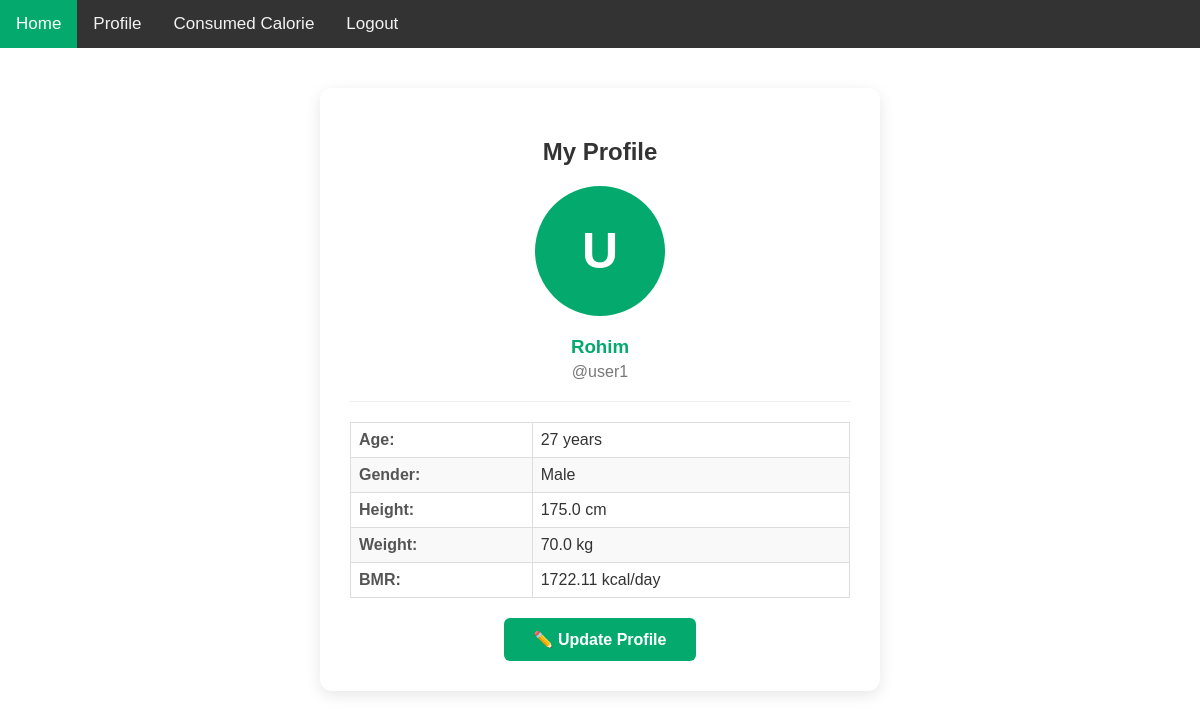
/profile/ (signed in), run on the app's committed database.
### caleory_app/models.py (models this page shows, shortened)
class ProfileModel(models.Model):
    GENDER_TYPES = [
        ('Male','Male'),
        ('Female','Female'),
    ]
    user = models.OneToOneField(User, on_delete=models.CASCADE, null=True, related_name='user_profile')
    name = models.CharField(max_length=200, null=True)
    age = models.IntegerField(null=True, help_text='Age in Years')
    gender = models.CharField(choices=GENDER_TYPES, max_length=10, null=True)
    height = models.FloatField(null=True, help_text=' height in cm')
    weight = models.FloatField(null=True, help_text='weight in kg')
    bmr = models.FloatField(null=True)
    profile_picture = models.ImageField(upload_to='profile_pics/', null=True, blank=True)

### caleory_app/views.py (the view)
# urls.py: path('profile/',profile_page, name='profile_page'),
@login_required(login_url='login_function')
def profile_page(request):
    try:
        user_profile = ProfileModel.objects.get(user=request.user)
    except ProfileModel.DoesNotExist:
        user_profile = None
    context = {
        'user_profile': user_profile,
    }
    return render(request, 'profile.html', context)

### caleory_app/templates/profile.html (shortened to what this page needs)
{% extends 'master/base.html' %}
{% block content %}
<div style="max-width: 500px; margin: 40px auto; text-align: center; background: #fff; padding: 30px; border-radius: 12px; box-shadow: 0 4px 15px rgba(0,0,0,0.1);">
    <h2 style="margin-bottom: 20px; color: #333;">My Profile</h2>
    {% if user_profile %}
        <div style="margin-bottom: 20px;">
            {% if user_profile.profile_picture %}
                <img src="{{ user_profile.profile_picture.url }}"
                     alt="Profile Picture"
                     style="width: 130px; height: 130px; border-radius: 50%; object-fit: cover; border: 4px solid #04AA6D;">
            {% else %}
                <div style="width: 130px; height: 130px; border-radius: 50%; background: #04AA6D; display: flex; align-items: center; justify-content: center; margin: 0 auto; font-size: 50px; color: white; font-weight: bold;">
                    {{ request.user.username|upper|first }}
                </div>
            {% endif %}
        </div>
        <h3 style="color: #04AA6D; margin: 10px 0 5px;">
            {% if user_profile.name %}{{ user_profile.name }}{% else %}{{ request.user.username }}{% endif %}
        </h3>
        <p style="color: #777; margin: 0;">@{{ request.user.username }}</p>
        <hr style="margin: 20px 0; border: none; border-top: 1px solid #eee;">
        <table style="width: 100%; text-align: left; border-collapse: collapse;">
            <tr>
                <td style="padding: 8px; font-weight: bold; color: #555;">Age:</td>
                <td style="padding: 8px; color: #333;">{{ user_profile.age }} years</td>
            </tr>
            <tr style="background: #f9f9f9;">
                <td style="padding: 8px; font-weight: bold; color: #555;">Gender:</td>
                <td style="padding: 8px; color: #333;">{{ user_profile.gender }}</td>
            </tr>
            <tr>
                <td style="padding: 8px; font-weight: bold; color: #555;">Height:</td>
                <td style="padding: 8px; color: #333;">{{ user_profile.height }} cm</td>
            </tr>
            <tr style="background: #f9f9f9;">
                <td style="padding: 8px; font-weight: bold; color: #555;">Weight:</td>
                <td style="padding: 8px; color: #333;">{{ user_profile.weight }} kg</td>
            </tr>
            <tr>
                <td style="padding: 8px; font-weight: bold; color: #555;">BMR:</td>
                <td style="padding: 8px; color: #333;">{{ user_profile.bmr|floatformat:2 }} kcal/day</td>
            </tr>
        </table>
    {% endif %}
    <a href="{% url 'profile_update' %}"
       style="display: inline-block; margin-top: 20px; padding: 12px 30px; background-color: #04AA6D; color: white; text-decoration: none; border-radius: 6px; font-weight: bold; transition: background 0.3s;">
        ✏️ Update Profile
    </a>
</div>
{% endblock content %}

### caleory_app/templates/master/base.html (style rules this page uses)
body { margin: 0; font-family: Arial, Helvetica, sans-serif; }
table { font-family: Arial, Helvetica, sans-serif; border-collapse: collapse; width: 100%; }
td, th { border: 1px solid #ddd; padding: 8px; }
tr:nth-child(even) { background-color: #f2f2f2; }

### data on the page
ProfileModel: name "Rohim", age "27", gender "Male", height "175.0", weight "70.0", bmr "1722.11"

### other printed values
{{ request.user.username|upper|first }} "U"
{{ request.user.username }} "user1"
